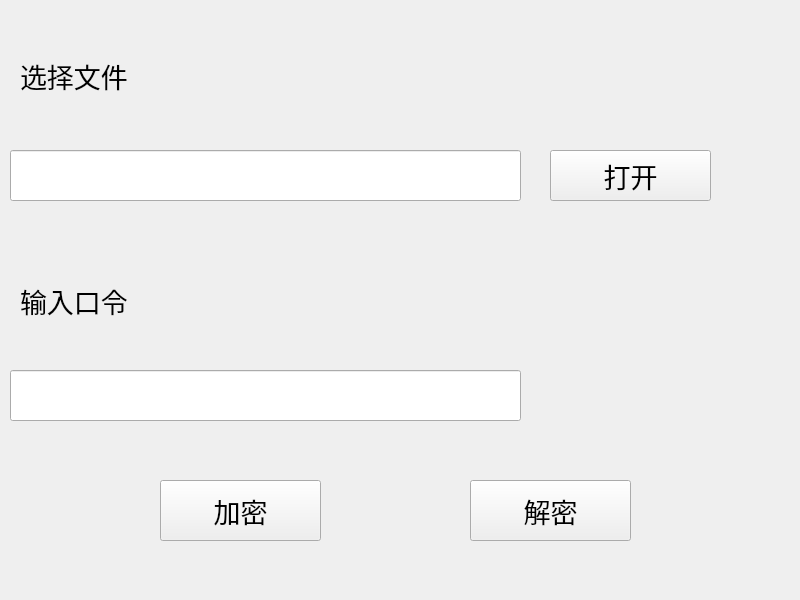
<?xml version="1.0" encoding="UTF-8"?>
<ui version="4.0">
 <class>hashSum</class>
 <widget class="QWidget" name="hashSum">
  <property name="geometry">
   <rect>
    <x>0</x>
    <y>0</y>
    <width>800</width>
    <height>600</height>
   </rect>
  </property>
  <property name="windowTitle">
   <string>RSA解密</string>
  </property>
  <widget class="QLabel" name="label">
   <property name="geometry">
    <rect>
     <x>20</x>
     <y>30</y>
     <width>621</width>
     <height>91</height>
    </rect>
   </property>
   <property name="font">
    <font>
     <family>隶书</family>
     <pointsize>20</pointsize>
    </font>
   </property>
   <property name="text">
    <string>选择文件</string>
   </property>
   <property name="wordWrap">
    <bool>true</bool>
   </property>
  </widget>
  <widget class="QLineEdit" name="file_dir">
   <property name="geometry">
    <rect>
     <x>10</x>
     <y>150</y>
     <width>511</width>
     <height>51</height>
    </rect>
   </property>
  </widget>
  <widget class="QPushButton" name="selectFile">
   <property name="geometry">
    <rect>
     <x>550</x>
     <y>150</y>
     <width>161</width>
     <height>51</height>
    </rect>
   </property>
   <property name="font">
    <font>
     <family>幼圆</family>
     <pointsize>20</pointsize>
    </font>
   </property>
   <property name="text">
    <string>打开</string>
   </property>
  </widget>
  <widget class="QPushButton" name="encode">
   <property name="geometry">
    <rect>
     <x>160</x>
     <y>480</y>
     <width>161</width>
     <height>61</height>
    </rect>
   </property>
   <property name="font">
    <font>
     <family>等线</family>
     <pointsize>20</pointsize>
    </font>
   </property>
   <property name="text">
    <string>加密</string>
   </property>
  </widget>
  <widget class="QLineEdit" name="key">
   <property name="geometry">
    <rect>
     <x>10</x>
     <y>370</y>
     <width>511</width>
     <height>51</height>
    </rect>
   </property>
  </widget>
  <widget class="QLabel" name="label_2">
   <property name="geometry">
    <rect>
     <x>20</x>
     <y>250</y>
     <width>251</width>
     <height>101</height>
    </rect>
   </property>
   <property name="font">
    <font>
     <family>隶书</family>
     <pointsize>20</pointsize>
    </font>
   </property>
   <property name="text">
    <string>输入口令</string>
   </property>
  </widget>
  <widget class="QPushButton" name="decode">
   <property name="geometry">
    <rect>
     <x>470</x>
     <y>480</y>
     <width>161</width>
     <height>61</height>
    </rect>
   </property>
   <property name="font">
    <font>
     <family>等线</family>
     <pointsize>20</pointsize>
    </font>
   </property>
   <property name="text">
    <string>解密</string>
   </property>
  </widget>
 </widget>
 <resources/>
 <connections/>
</ui>
